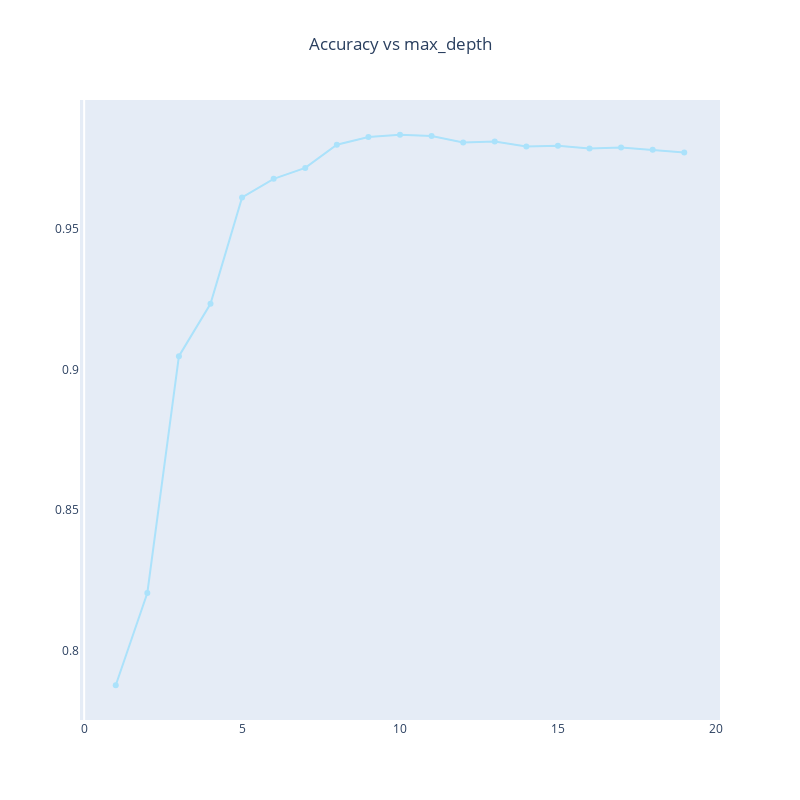

The notebook cell saved with this chart:
### Code cell
fig = go.Figure()
fig.add_trace(
    go.Scatter(
        x=[i[0] for i in l],
        y=[i[1] for i in l],
        mode="lines+markers",
        marker_color="rgb(171, 226, 251)",
    )   
)
fig.update_layout(
    title="Accuracy vs max_depth",
    title_x=0.5,
    width=800,
    height=800,
    xaxis_showgrid=False,
    yaxis_showgrid=False,
)
fig.show()

### Figure 1 — Plotly figure (JSON) as saved in the notebook; plotly's stock layout.template omitted (floating-point values rounded to 4 significant figures)
{"data": [{"marker": {"color": "rgb(171, 226, 251)"}, "mode": "lines+markers", "type": "scatter", "x": [1, 2, 3, 4, 5, 6, 7, 8, 9, 10, 11, 12, 13, 14, 15, 16, 17, 18, 19], "y": [0.7877, 0.8205, 0.9047, 0.9233, 0.9611, 0.9677, 0.9716, 0.9798, 0.9826, 0.9834, 0.9829, 0.9806, 0.9809, 0.9792, 0.9795, 0.9785, 0.9788, 0.978, 0.9771]}], "layout": {"height": 800, "title": {"text": "Accuracy vs max_depth", "x": 0.5}, "width": 800, "xaxis": {"showgrid": false}, "yaxis": {"showgrid": false}}}
